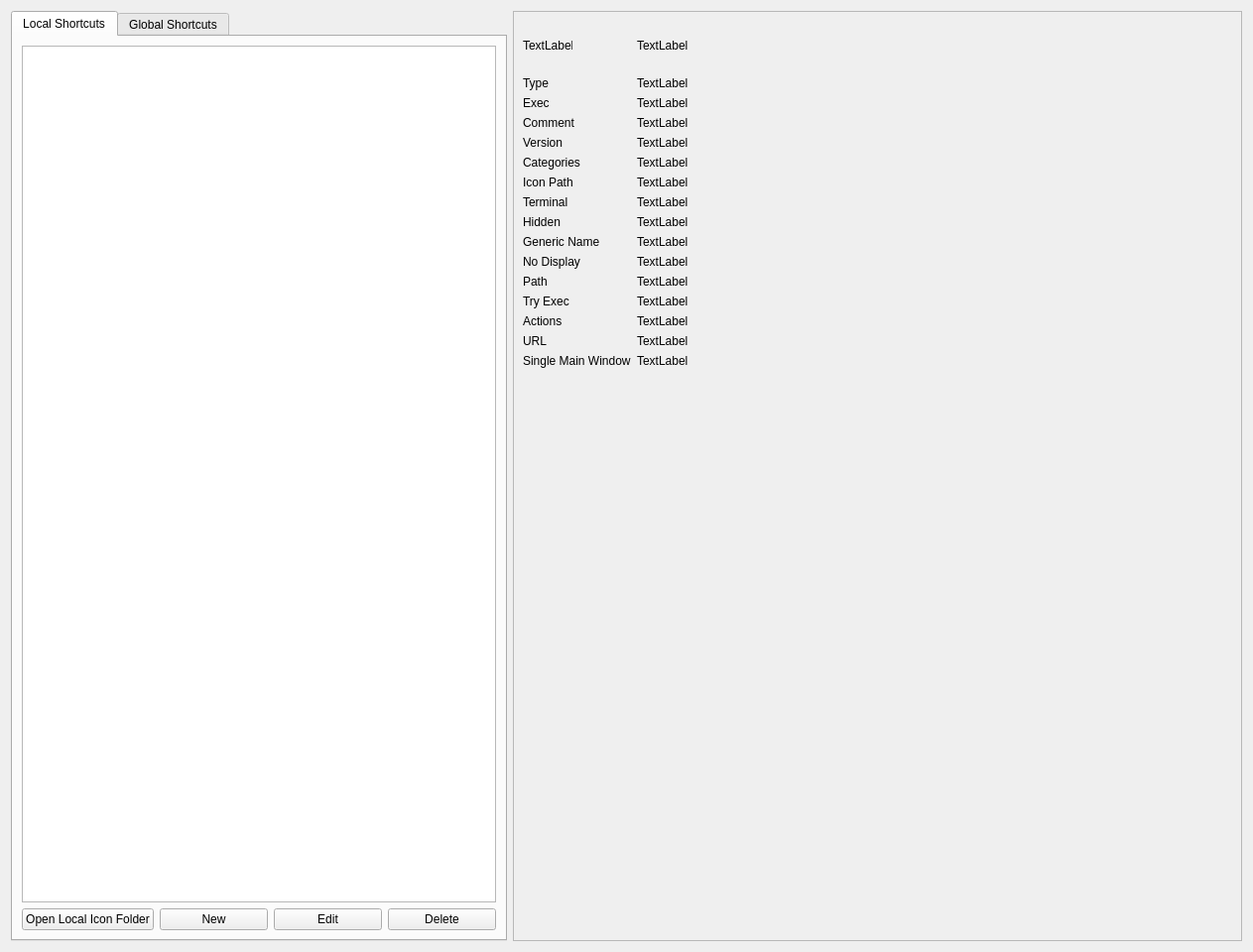
<?xml version="1.0" encoding="UTF-8"?>
<ui version="4.0">
 <class>desktop_icon_file_explorer</class>
 <widget class="QWidget" name="desktop_icon_file_explorer">
  <property name="geometry">
   <rect>
    <x>0</x>
    <y>0</y>
    <width>1263</width>
    <height>960</height>
   </rect>
  </property>
  <property name="windowTitle">
   <string>Desktop Icon File Explorer</string>
  </property>
  <layout class="QVBoxLayout" name="verticalLayout_2">
   <item>
    <layout class="QHBoxLayout" name="horizontalLayout">
     <item>
      <widget class="QTabWidget" name="tab_widget_shortcut_lists">
       <property name="minimumSize">
        <size>
         <width>0</width>
         <height>600</height>
        </size>
       </property>
       <property name="maximumSize">
        <size>
         <width>500</width>
         <height>16777215</height>
        </size>
       </property>
       <property name="currentIndex">
        <number>0</number>
       </property>
       <widget class="QWidget" name="Local">
        <attribute name="title">
         <string>Local Shortcuts</string>
        </attribute>
        <layout class="QGridLayout" name="gridLayout_3">
         <item row="0" column="0">
          <layout class="QVBoxLayout" name="verticalLayout">
           <property name="rightMargin">
            <number>0</number>
           </property>
           <item>
            <widget class="QListWidget" name="lw_desktop_files">
             <property name="minimumSize">
              <size>
               <width>250</width>
               <height>0</height>
              </size>
             </property>
            </widget>
           </item>
           <item>
            <layout class="QHBoxLayout" name="horizontalLayout_2">
             <property name="topMargin">
              <number>0</number>
             </property>
             <item>
              <widget class="QPushButton" name="btn_open_folder">
               <property name="text">
                <string>Open Local Icon Folder</string>
               </property>
              </widget>
             </item>
             <item>
              <widget class="QPushButton" name="btn_new_dif">
               <property name="text">
                <string>New</string>
               </property>
              </widget>
             </item>
             <item>
              <widget class="QPushButton" name="btn_edit_dif">
               <property name="text">
                <string>Edit</string>
               </property>
              </widget>
             </item>
             <item>
              <widget class="QPushButton" name="btn_delete_dif">
               <property name="text">
                <string>Delete</string>
               </property>
              </widget>
             </item>
            </layout>
           </item>
          </layout>
         </item>
        </layout>
       </widget>
       <widget class="QWidget" name="tab_4">
        <attribute name="title">
         <string>Global Shortcuts</string>
        </attribute>
        <layout class="QVBoxLayout" name="verticalLayout_3">
         <item>
          <widget class="QListWidget" name="lw_global_desktop_files"/>
         </item>
         <item>
          <layout class="QHBoxLayout" name="horizontalLayout_3">
           <item>
            <widget class="QPushButton" name="btn_open_global_folder">
             <property name="text">
              <string>Open Folder</string>
             </property>
            </widget>
           </item>
           <item>
            <widget class="QPushButton" name="btn_open_file">
             <property name="text">
              <string>Open File in Gedit</string>
             </property>
            </widget>
           </item>
           <item>
            <widget class="QToolButton" name="toolButton">
             <property name="text">
              <string>...</string>
             </property>
            </widget>
           </item>
          </layout>
         </item>
        </layout>
       </widget>
      </widget>
     </item>
     <item>
      <widget class="QScrollArea" name="scrollArea">
       <property name="minimumSize">
        <size>
         <width>500</width>
         <height>0</height>
        </size>
       </property>
       <property name="widgetResizable">
        <bool>true</bool>
       </property>
       <widget class="QWidget" name="scrollAreaWidgetContents">
        <property name="geometry">
         <rect>
          <x>0</x>
          <y>0</y>
          <width>735</width>
          <height>938</height>
         </rect>
        </property>
        <layout class="QGridLayout" name="gridLayout">
         <item row="0" column="0">
          <layout class="QGridLayout" name="gridLayout_4">
           <item row="9" column="1">
            <widget class="QLabel" name="label">
             <property name="text">
              <string>Hidden</string>
             </property>
            </widget>
           </item>
           <item row="7" column="1">
            <widget class="QLabel" name="label_3">
             <property name="text">
              <string>Icon Path</string>
             </property>
            </widget>
           </item>
           <item row="15" column="2">
            <widget class="QLabel" name="lbl_url">
             <property name="text">
              <string>TextLabel</string>
             </property>
            </widget>
           </item>
           <item row="8" column="2">
            <widget class="QLabel" name="lbl_terminal">
             <property name="text">
              <string>TextLabel</string>
             </property>
            </widget>
           </item>
           <item row="5" column="2">
            <widget class="QLabel" name="lbl_version">
             <property name="text">
              <string>TextLabel</string>
             </property>
            </widget>
           </item>
           <item row="8" column="1">
            <widget class="QLabel" name="label_5">
             <property name="text">
              <string>Terminal</string>
             </property>
            </widget>
           </item>
           <item row="5" column="1">
            <widget class="QLabel" name="label_10">
             <property name="text">
              <string>Version</string>
             </property>
            </widget>
           </item>
           <item row="12" column="1">
            <widget class="QLabel" name="label_12">
             <property name="text">
              <string>Path</string>
             </property>
            </widget>
           </item>
           <item row="4" column="2">
            <widget class="QLabel" name="lbl_comment">
             <property name="text">
              <string>TextLabel</string>
             </property>
             <property name="wordWrap">
              <bool>true</bool>
             </property>
            </widget>
           </item>
           <item row="3" column="2">
            <widget class="QLabel" name="lbl_exec">
             <property name="text">
              <string>TextLabel</string>
             </property>
             <property name="wordWrap">
              <bool>true</bool>
             </property>
            </widget>
           </item>
           <item row="11" column="2">
            <widget class="QLabel" name="lbl_no_display">
             <property name="text">
              <string>TextLabel</string>
             </property>
            </widget>
           </item>
           <item row="12" column="2">
            <widget class="QLabel" name="lbl_path">
             <property name="text">
              <string>TextLabel</string>
             </property>
            </widget>
           </item>
           <item row="13" column="1">
            <widget class="QLabel" name="label_16">
             <property name="text">
              <string>Try Exec</string>
             </property>
            </widget>
           </item>
           <item row="10" column="1">
            <widget class="QLabel" name="label_9">
             <property name="text">
              <string>Generic Name</string>
             </property>
            </widget>
           </item>
           <item row="1" column="1">
            <widget class="QLabel" name="lbl_icon">
             <property name="sizePolicy">
              <sizepolicy hsizetype="Maximum" vsizetype="Maximum">
               <horstretch>0</horstretch>
               <verstretch>0</verstretch>
              </sizepolicy>
             </property>
             <property name="minimumSize">
              <size>
               <width>50</width>
               <height>50</height>
              </size>
             </property>
             <property name="maximumSize">
              <size>
               <width>50</width>
               <height>50</height>
              </size>
             </property>
             <property name="text">
              <string>TextLabel</string>
             </property>
             <property name="scaledContents">
              <bool>true</bool>
             </property>
            </widget>
           </item>
           <item row="11" column="1">
            <widget class="QLabel" name="label_11">
             <property name="text">
              <string>No Display</string>
             </property>
            </widget>
           </item>
           <item row="2" column="1">
            <widget class="QLabel" name="label_4">
             <property name="text">
              <string>Type</string>
             </property>
            </widget>
           </item>
           <item row="1" column="2">
            <widget class="QLabel" name="lbl_name">
             <property name="text">
              <string>TextLabel</string>
             </property>
            </widget>
           </item>
           <item row="2" column="2">
            <widget class="QLabel" name="lbl_type">
             <property name="text">
              <string>TextLabel</string>
             </property>
            </widget>
           </item>
           <item row="14" column="2">
            <widget class="QLabel" name="lbl_actions">
             <property name="text">
              <string>TextLabel</string>
             </property>
            </widget>
           </item>
           <item row="6" column="1">
            <widget class="QLabel" name="label_13">
             <property name="text">
              <string>Categories</string>
             </property>
            </widget>
           </item>
           <item row="3" column="1">
            <widget class="QLabel" name="label_6">
             <property name="text">
              <string>Exec</string>
             </property>
            </widget>
           </item>
           <item row="6" column="2">
            <widget class="QLabel" name="lbl_categories">
             <property name="text">
              <string>TextLabel</string>
             </property>
             <property name="wordWrap">
              <bool>true</bool>
             </property>
            </widget>
           </item>
           <item row="16" column="1">
            <widget class="QLabel" name="label_18">
             <property name="text">
              <string>Single Main Window</string>
             </property>
            </widget>
           </item>
           <item row="4" column="1">
            <widget class="QLabel" name="label_8">
             <property name="text">
              <string>Comment</string>
             </property>
            </widget>
           </item>
           <item row="18" column="1">
            <spacer name="verticalSpacer">
             <property name="orientation">
              <enum>Qt::Orientation::Vertical</enum>
             </property>
             <property name="sizeHint" stdset="0">
              <size>
               <width>20</width>
               <height>40</height>
              </size>
             </property>
            </spacer>
           </item>
           <item row="7" column="2">
            <widget class="QLabel" name="lbl_icon_path">
             <property name="sizePolicy">
              <sizepolicy hsizetype="Expanding" vsizetype="Preferred">
               <horstretch>0</horstretch>
               <verstretch>0</verstretch>
              </sizepolicy>
             </property>
             <property name="text">
              <string>TextLabel</string>
             </property>
             <property name="wordWrap">
              <bool>true</bool>
             </property>
            </widget>
           </item>
           <item row="10" column="2">
            <widget class="QLabel" name="lbl_generic_name">
             <property name="text">
              <string>TextLabel</string>
             </property>
            </widget>
           </item>
           <item row="9" column="2">
            <widget class="QLabel" name="lbl_hidden">
             <property name="text">
              <string>TextLabel</string>
             </property>
            </widget>
           </item>
           <item row="15" column="1">
            <widget class="QLabel" name="label_22">
             <property name="text">
              <string>URL</string>
             </property>
            </widget>
           </item>
           <item row="13" column="2">
            <widget class="QLabel" name="lbl_try_exec">
             <property name="text">
              <string>TextLabel</string>
             </property>
            </widget>
           </item>
           <item row="14" column="1">
            <widget class="QLabel" name="label_17">
             <property name="text">
              <string>Actions</string>
             </property>
            </widget>
           </item>
           <item row="16" column="2">
            <widget class="QLabel" name="lbl_single_main_window">
             <property name="text">
              <string>TextLabel</string>
             </property>
            </widget>
           </item>
          </layout>
         </item>
        </layout>
       </widget>
      </widget>
     </item>
    </layout>
   </item>
  </layout>
  <action name="actionOpen_folder">
   <property name="text">
    <string>Open folder</string>
   </property>
  </action>
 </widget>
 <resources/>
 <connections/>
</ui>
